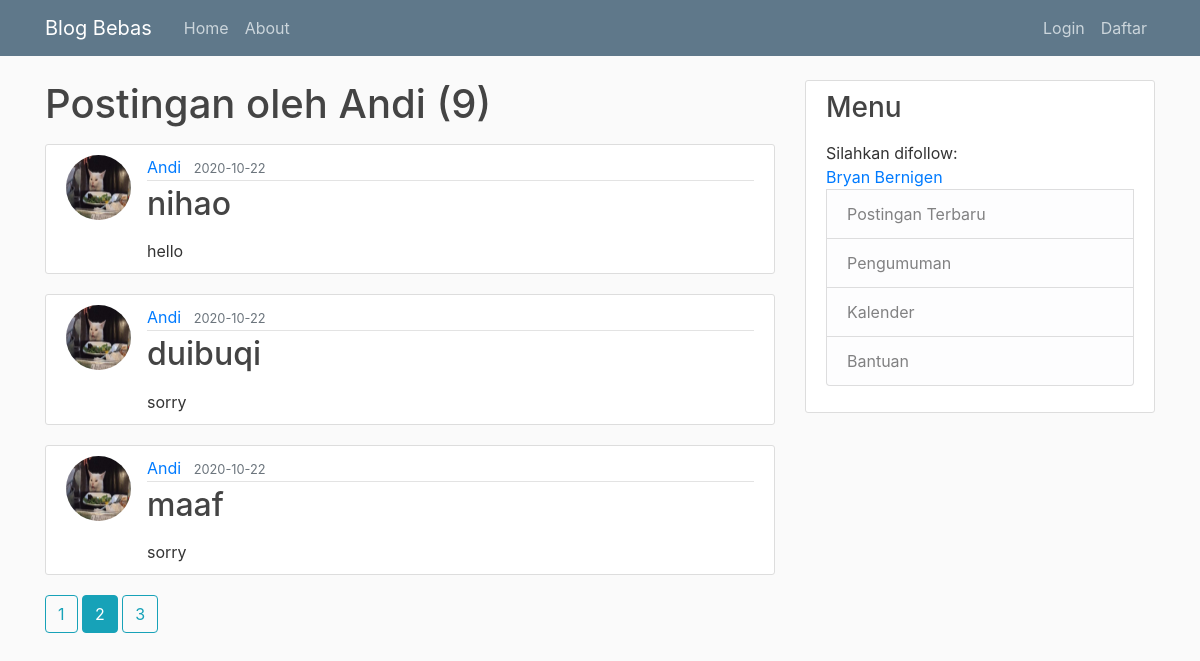
Page /user/Andi?page=2 on the committed database.
### FlaskTutorial/models.py (models this page shows, shortened)
class Post(db.Model):
    id = db.Column(db.Integer, primary_key=True)
    title = db.Column(db.String(100), nullable=False)
    date_posted = db.Column(db.DateTime, nullable=False, default=datetime.utcnow)
    content = db.Column(db.Text, nullable=False)
    user_id = db.Column(db.Integer, db.ForeignKey('user.id'), nullable=False)

class User(db.Model, UserMixin):
    id = db.Column(db.Integer, primary_key=True)
    username = db.Column(db.String(20), unique=True, nullable=False)
    email = db.Column(db.String(120), unique=True, nullable=False)
    image_file = db.Column(db.String(20), nullable=False, default='default.jpg')
    password = db.Column(db.String(60), nullable=False)
    posts = db.relationship('Post', backref='author', lazy=True)

### FlaskTutorial/users/routes.py (the view)
@users.route("/user/<string:username>")
def user_posts(username):
    page = request.args.get('page', 1, type=int)
    user = User.query.filter_by(username=username).first_or_404()
    posts = Post.query.filter_by(author=user) \
        .order_by(Post.date_posted.desc()) \
        .paginate(page=page, per_page=3)
    postss = Post.query.filter_by(author=user) \
        .order_by(Post.date_posted.desc()) \
        .paginate(page=page, per_page=1)
    return render_template('user_posts.html', posts=posts, postss=postss)

### FlaskTutorial/templates/user_posts.html
{% extends 'layout.html' %}
{% block layout %}
    {%for post in postss.items %}
    <h1 class="mb-3">Postingan oleh {{ post.author.username }} ({{ posts.total }})</h1>
    {%for post in posts.items %}
        <article class="media content-section">
           <img class="rounded-circle article-img" src="{{ url_for('static', filename='profile_pics/' + post.author.image_file) }}">
          <div class="media-body">
            <div class="article-metadata">
              <a class="mr-2" href="{{ url_for('users.user_posts', username=post.author.username) }}">{{ post.author.username }}</a>
              <small class="text-muted">{{ post.date_posted.strftime('%Y-%m-%d') }}</small>
            </div>
              <h2><a class="article-title" href="{{ url_for('posts.post', post_id=post.id) }}">{{ post.title }}</a></h2>
              <p class="article-content" ></p> {{ post.content }}
          </div>
        </article>
    {%endfor%}
    {% for page_num in posts.iter_pages(left_edge=1, right_edge=1, left_current=1, right_current=2) %}
      {% if page_num %}
        {% if posts.page == page_num %}
          <a class="btn btn-info mb-4" href="{{ url_for('users.user_posts', username=post.author.username, page=page_num) }}">{{ page_num }}</a>
        {% else %}
          <a class="btn btn-outline-info mb-4" href="{{ url_for('users.user_posts', username=post.author.username, page=page_num) }}">{{ page_num }}</a>
        {% endif %}
      {% else %}
        .....
      {% endif %}
    {% endfor %}
    {% endfor %}
{% endblock layout %}

### FlaskTutorial/static/main.css (style rules this page uses)
body { background: #fafafa; color: #333333; margin-top: 5rem; }
h1, h2, h3, h4, h5, h6 { color: #444444; }
.content-section { background: #ffffff; padding: 10px 20px; border: 1px solid #dddddd; border-radius: 3px; margin-bottom: 20px; }
.article-title { color: #444444; }
.article-img { height: 65px; width: 65px; margin-right: 16px; }
.article-metadata { padding-bottom: 1px; margin-bottom: 4px; border-bottom: 1px solid #e3e3e3 }

### rows in the picture
Post: author.username "Andi", total "9", page_num "1" "3", page_num "2"
Post: image_file (placeholder picture), author.username "Andi", date_posted "2020-10-22", title "nihao", content "hello"
Post: image_file (placeholder picture), author.username "Andi", date_posted "2020-10-22", title "duibuqi", content "sorry"
Post: image_file (placeholder picture), author.username "Andi", date_posted "2020-10-22", title "maaf", content "sorry"
